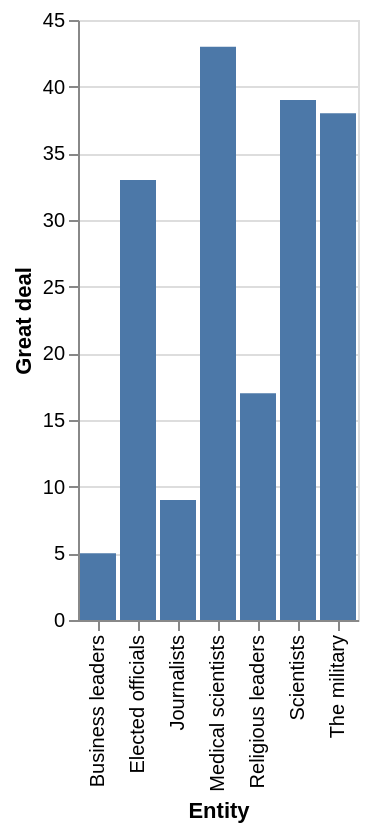

This figure's Vega-Lite source:
### Vega-Lite specification from a JSON file in a GitHub repository (floating-point values rounded to 4 significant figures)
{"$schema": "https://vega.github.io/schema/vega-lite/v5.json", "description": "Bar chart auto-generated from CSV", "data": {"values": [{"Entity": "Elected officials", "Great deal": "33", "Fair amount": "49", "Not too much": "14.0", "None at all": "0.0"}, {"Entity": "Business leaders", "Great deal": "5", "Fair amount": "43", "Not too much": "41.0", "None at all": "11.0"}, {"Entity": "Journalists", "Great deal": "9", "Fair amount": "39", "Not too much": "33.0", "None at all": "19.0"}, {"Entity": "Religious leaders", "Great deal": "17", "Fair amount": "46", "Not too much": "26.0", "None at all": "11.0"}, {"Entity": "The military", "Great deal": "38", "Fair amount": "45", "Not too much": "13.0", "None at all": "0.0"}, {"Entity": "Scientists", "Great deal": "39", "Fair amount": "48", "Not too much": "10.0", "None at all": "nan"}, {"Entity": "Medical scientists", "Great deal": "43", "Fair amount": "46", "Not too much": "nan", "None at all": "nan"}]}, "mark": "bar", "encoding": {"x": {"field": "Entity", "type": "ordinal"}, "y": {"field": "Great deal", "type": "quantitative"}}}
